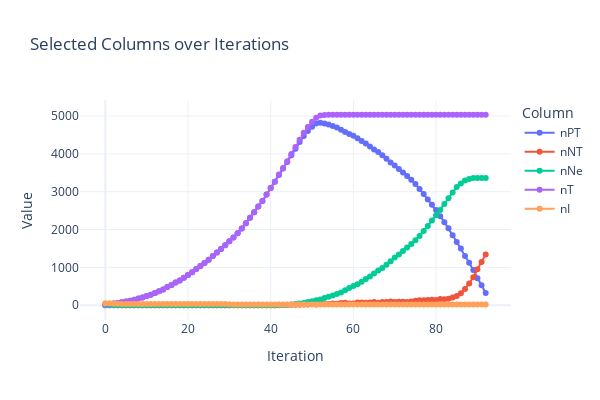

Notebook code cell kept with this figure:
### Code cell
plot_columns_vs_iteration('params.csv',['nPT','nNT', 'nNe','nT', 'nI'])

### Figure 1 — Plotly figure (JSON) as saved in the notebook; plotly's stock layout.template omitted (floating-point values rounded to 4 significant figures)
{"data": [{"hovertemplate": "Column=nPT<br>Iteration=%{x}<br>Value=%{y}<extra></extra>", "legendgroup": "nPT", "line": {"color": "#636efa", "dash": "solid"}, "marker": {"symbol": "circle"}, "mode": "lines+markers", "name": "nPT", "orientation": "v", "showlegend": true, "type": "scatter", "x": [0, 1, 2, 3, 4, 5, 6, 7, 8, 9, 10, 11, 12, 13, 14, 15, 16, 17, 18, 19, 20, 21, 22, 23, 24, 25, 26, 27, 28, 29, 30, 31, 32, 33, 34, 35, 36, 37, 38, 39, 40, 41, 42, 43, 44, 45, 46, 47, 48, 49, 50, 51, 52, 53, 54, 55, 56, 57, 58, 59, 60, 61, 62, 63, 64, 65, 66, 67, 68, 69, 70, 71, 72, 73, 74, 75, 76, 77, 78, 79, 80, 81, 82, 83, 84, 85, 86, 87, 88, 89, 90, 91, 92], "xaxis": "x", "y": [25, 33, 45, 60, 77, 97, 120, 147, 176, 206, 243, 280, 322, 367, 418, 480, 538, 598, 654, 727, 800, 873, 955, 1036, 1119, 1202, 1298, 1396, 1489, 1587, 1691, 1790, 1899, 2025, 2168, 2313, 2455, 2608, 2756, 2924, 3097, 3265, 3442, 3610, 3782, 3964, 4137, 4310, 4474, 4606, 4717, 4801, 4823, 4804, 4778, 4734, 4696, 4639, 4576, 4527, 4479, 4409, 4338, 4271, 4197, 4112, 4046, 3961, 3873, 3774, 3691, 3601, 3506, 3417, 3317, 3201, 3072, 2938, 2797, 2653, 2517, 2354, 2196, 2036, 1849, 1669, 1500, 1304, 1121, 932, 716, 528, 326], "yaxis": "y"}, {"hovertemplate": "Column=nNT<br>Iteration=%{x}<br>Value=%{y}<extra></extra>", "legendgroup": "nNT", "line": {"color": "#EF553B", "dash": "solid"}, "marker": {"symbol": "circle"}, "mode": "lines+markers", "name": "nNT", "orientation": "v", "showlegend": true, "type": "scatter", "x": [0, 1, 2, 3, 4, 5, 6, 7, 8, 9, 10, 11, 12, 13, 14, 15, 16, 17, 18, 19, 20, 21, 22, 23, 24, 25, 26, 27, 28, 29, 30, 31, 32, 33, 34, 35, 36, 37, 38, 39, 40, 41, 42, 43, 44, 45, 46, 47, 48, 49, 50, 51, 52, 53, 54, 55, 56, 57, 58, 59, 60, 61, 62, 63, 64, 65, 66, 67, 68, 69, 70, 71, 72, 73, 74, 75, 76, 77, 78, 79, 80, 81, 82, 83, 84, 85, 86, 87, 88, 89, 90, 91, 92], "xaxis": "x", "y": [0, 0, 0, 0, 0, 0, 0, 0, 0, 0, 0, 0, 0, 0, 0, 0, 0, 0, 0, 0, 0, 0, 0, 0, 0, 0, 0, 0, 0, 0, 0, 0, 0, 0, 0, 0, 0, 0, 0, 0, 0, 0, 11, 5, 7, 11, 12, 14, 23, 20, 30, 19, 38, 34, 31, 44, 38, 57, 63, 49, 48, 70, 71, 67, 74, 85, 66, 85, 88, 99, 83, 90, 95, 89, 100, 116, 129, 134, 141, 144, 136, 164, 161, 170, 207, 242, 316, 430, 576, 741, 954, 1142, 1344], "yaxis": "y"}, {"hovertemplate": "Column=nNe<br>Iteration=%{x}<br>Value=%{y}<extra></extra>", "legendgroup": "nNe", "line": {"color": "#00cc96", "dash": "solid"}, "marker": {"symbol": "circle"}, "mode": "lines+markers", "name": "nNe", "orientation": "v", "showlegend": true, "type": "scatter", "x": [0, 1, 2, 3, 4, 5, 6, 7, 8, 9, 10, 11, 12, 13, 14, 15, 16, 17, 18, 19, 20, 21, 22, 23, 24, 25, 26, 27, 28, 29, 30, 31, 32, 33, 34, 35, 36, 37, 38, 39, 40, 41, 42, 43, 44, 45, 46, 47, 48, 49, 50, 51, 52, 53, 54, 55, 56, 57, 58, 59, 60, 61, 62, 63, 64, 65, 66, 67, 68, 69, 70, 71, 72, 73, 74, 75, 76, 77, 78, 79, 80, 81, 82, 83, 84, 85, 86, 87, 88, 89, 90, 91, 92], "xaxis": "x", "y": [0, 0, 0, 0, 0, 0, 0, 0, 0, 0, 0, 0, 0, 0, 0, 0, 0, 0, 0, 0, 0, 0, 0, 0, 0, 0, 0, 0, 0, 0, 0, 0, 0, 0, 0, 0, 0, 0, 0, 0, 0, 0, 0, 11, 16, 23, 34, 46, 60, 83, 103, 133, 152, 190, 224, 255, 299, 337, 394, 457, 506, 554, 624, 695, 762, 836, 921, 987, 1072, 1160, 1259, 1342, 1432, 1527, 1616, 1716, 1832, 1961, 2095, 2236, 2380, 2515, 2676, 2827, 2977, 3122, 3217, 3299, 3336, 3360, 3363, 3363, 3363], "yaxis": "y"}, {"hovertemplate": "Column=nT<br>Iteration=%{x}<br>Value=%{y}<extra></extra>", "legendgroup": "nT", "line": {"color": "#ab63fa", "dash": "solid"}, "marker": {"symbol": "circle"}, "mode": "lines+markers", "name": "nT", "orientation": "v", "showlegend": true, "type": "scatter", "x": [0, 1, 2, 3, 4, 5, 6, 7, 8, 9, 10, 11, 12, 13, 14, 15, 16, 17, 18, 19, 20, 21, 22, 23, 24, 25, 26, 27, 28, 29, 30, 31, 32, 33, 34, 35, 36, 37, 38, 39, 40, 41, 42, 43, 44, 45, 46, 47, 48, 49, 50, 51, 52, 53, 54, 55, 56, 57, 58, 59, 60, 61, 62, 63, 64, 65, 66, 67, 68, 69, 70, 71, 72, 73, 74, 75, 76, 77, 78, 79, 80, 81, 82, 83, 84, 85, 86, 87, 88, 89, 90, 91, 92], "xaxis": "x", "y": [25, 33, 45, 60, 77, 97, 120, 147, 176, 206, 243, 280, 322, 367, 418, 480, 538, 598, 654, 727, 800, 873, 955, 1036, 1119, 1202, 1298, 1396, 1489, 1587, 1691, 1790, 1899, 2025, 2168, 2313, 2455, 2608, 2756, 2924, 3097, 3265, 3453, 3626, 3805, 3998, 4183, 4370, 4557, 4709, 4850, 4953, 5013, 5028, 5033, 5033, 5033, 5033, 5033, 5033, 5033, 5033, 5033, 5033, 5033, 5033, 5033, 5033, 5033, 5033, 5033, 5033, 5033, 5033, 5033, 5033, 5033, 5033, 5033, 5033, 5033, 5033, 5033, 5033, 5033, 5033, 5033, 5033, 5033, 5033, 5033, 5033, 5033], "yaxis": "y"}, {"hovertemplate": "Column=nI<br>Iteration=%{x}<br>Value=%{y}<extra></extra>", "legendgroup": "nI", "line": {"color": "#FFA15A", "dash": "solid"}, "marker": {"symbol": "circle"}, "mode": "lines+markers", "name": "nI", "orientation": "v", "showlegend": true, "type": "scatter", "x": [0, 1, 2, 3, 4, 5, 6, 7, 8, 9, 10, 11, 12, 13, 14, 15, 16, 17, 18, 19, 20, 21, 22, 23, 24, 25, 26, 27, 28, 29, 30, 31, 32, 33, 34, 35, 36, 37, 38, 39, 40, 41, 42, 43, 44, 45, 46, 47, 48, 49, 50, 51, 52, 53, 54, 55, 56, 57, 58, 59, 60, 61, 62, 63, 64, 65, 66, 67, 68, 69, 70, 71, 72, 73, 74, 75, 76, 77, 78, 79, 80, 81, 82, 83, 84, 85, 86, 87, 88, 89, 90, 91, 92], "xaxis": "x", "y": [51, 51, 42, 39, 36, 36, 36, 36, 35, 35, 34, 34, 34, 34, 34, 34, 34, 34, 34, 34, 34, 34, 34, 34, 34, 34, 34, 34, 33, 32, 29, 23, 22, 22, 22, 22, 22, 22, 22, 22, 22, 22, 22, 22, 22, 22, 22, 22, 22, 22, 22, 22, 22, 22, 22, 22, 22, 22, 22, 22, 22, 22, 22, 22, 22, 22, 22, 22, 22, 22, 22, 22, 22, 22, 22, 22, 22, 22, 22, 22, 22, 22, 22, 22, 22, 22, 22, 22, 22, 22, 22, 22, 22], "yaxis": "y"}], "layout": {"height": 400, "legend": {"title": {"text": "Column"}, "tracegroupgap": 0}, "title": {"text": "Selected Columns over Iterations"}, "width": 600, "xaxis": {"anchor": "y", "domain": [0, 1], "title": {"text": "Iteration"}}, "yaxis": {"anchor": "x", "domain": [0, 1], "title": {"text": "Value"}}}}
